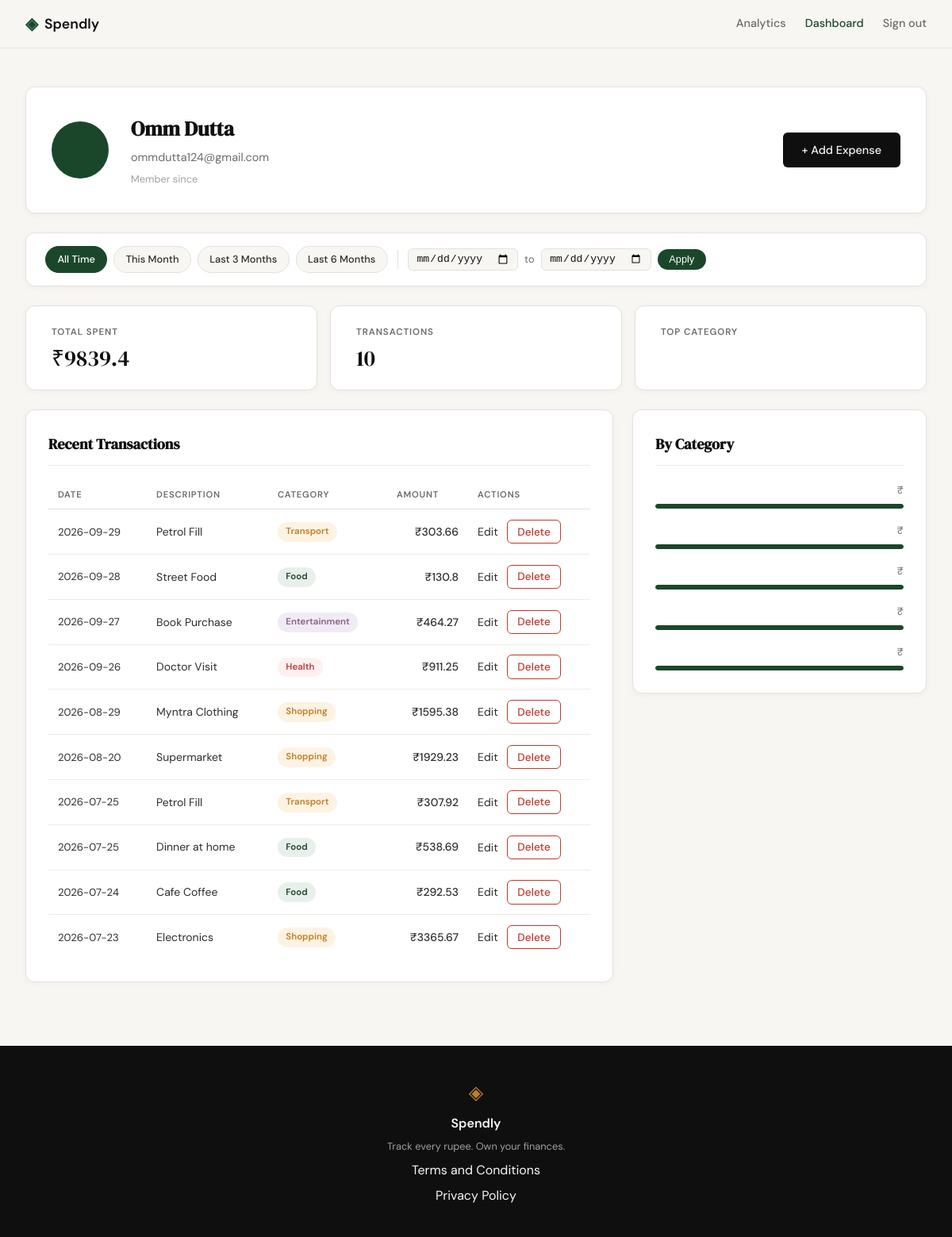
The app's page /profile (signed in), older data.
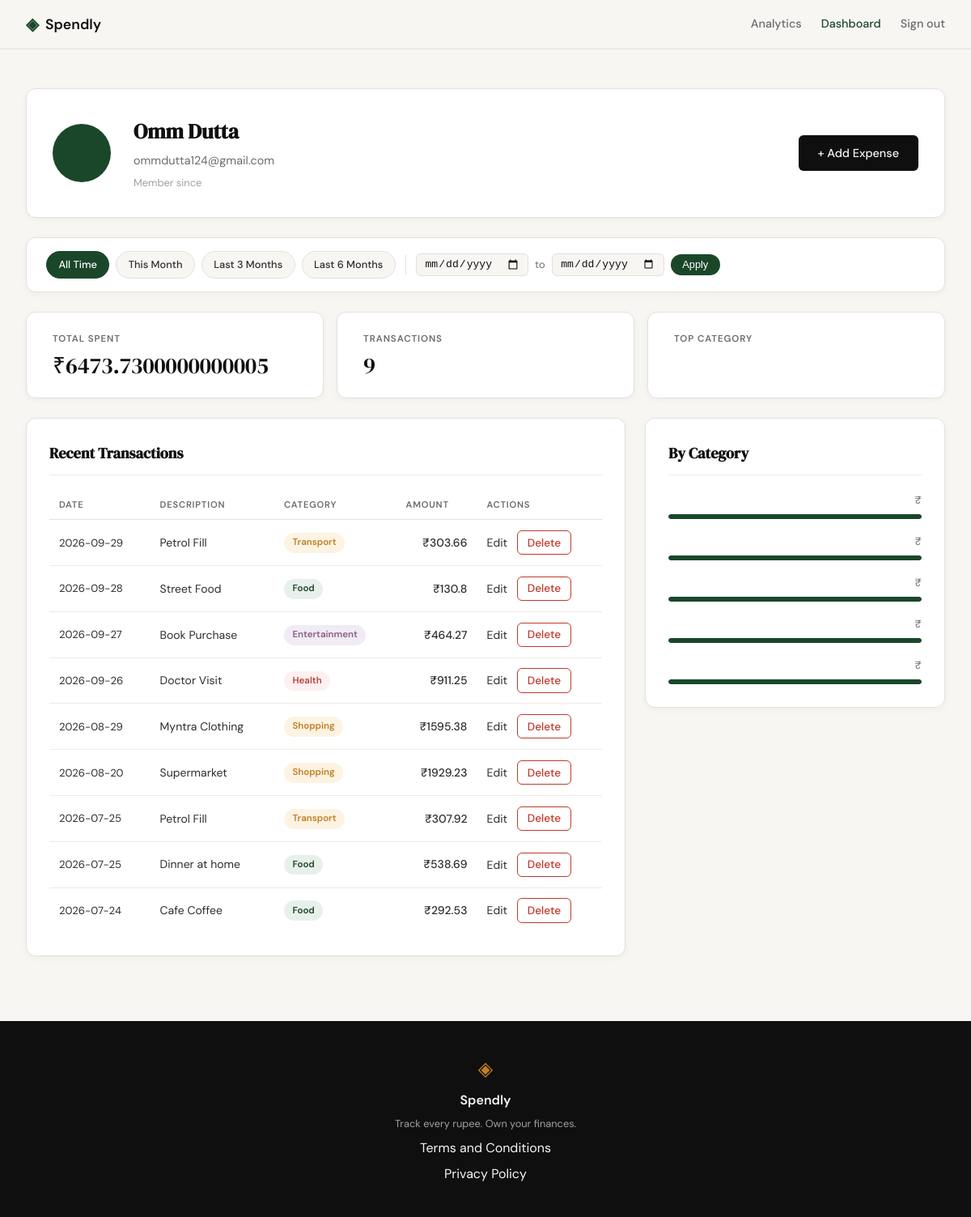
The same page, newer data.
### tables this page shows
CREATE TABLE users (
                id INTEGER PRIMARY KEY AUTOINCREMENT,
                name TEXT NOT NULL,
                email TEXT UNIQUE NOT NULL,
                password_hash TEXT NOT NULL,
                created_at TEXT DEFAULT (datetime('now'))
            );

CREATE TABLE expenses (
                id INTEGER PRIMARY KEY AUTOINCREMENT,
                user_id INTEGER NOT NULL,
                amount REAL NOT NULL,
                category TEXT NOT NULL,
                date TEXT NOT NULL,
                description TEXT,
                created_at TEXT DEFAULT (datetime('now')),
                FOREIGN KEY (user_id) REFERENCES users (id)
            );

### app.py (the view)
@app.route("/profile")
def profile():
    if not session.get("user_id"):
        return redirect(url_for("login"))
    uid = session["user_id"]
    today = date.today()
    date_from = _parse_date(request.args.get("date_from"))
    date_to = _parse_date(request.args.get("date_to"))
    if date_from and date_to and date_from > date_to:
        flash("Start date must be before end date.", "error")
        date_from = date_to = None
    today_str = today.isoformat()
    this_month_from = today.replace(day=1).isoformat()
    this_month_to = today.replace(
        day=calendar.monthrange(today.year, today.month)[1]
    ).isoformat()
    presets = {
        "this_month": {"date_from": this_month_from, "date_to": this_month_to},
        "last_3": {"date_from": _months_ago(today, 3), "date_to": today_str},
        "last_6": {"date_from": _months_ago(today, 6), "date_to": today_str},
    }
    return render_template(
        "profile.html",
        user=get_user_by_id(uid),
        stats=get_summary_stats(uid, date_from, date_to),
        expenses=get_recent_transactions(uid, date_from=date_from, date_to=date_to),
        categories=get_category_breakdown(uid, date_from, date_to),
        date_from=date_from,
        date_to=date_to,
        presets=presets,
    )

### app.py (called while the page is built)
def _parse_date(val):
    try:
        datetime.strptime(val, "%Y-%m-%d")
        return val
    except (ValueError, TypeError):
        return None

def _months_ago(today, n):
    m, y = today.month - n, today.year
    while m <= 0:
        m += 12
        y -= 1
    return date(y, m, 1).isoformat()

### database/db.py (called while the page is built)
def get_db():
    conn = sqlite3.connect(DB_PATH)
    conn.row_factory = sqlite3.Row
    conn.execute("PRAGMA foreign_keys = ON")
    return conn

### database/queries.py (called while the page is built)
def get_user_by_id(user_id):
    with get_db() as conn:
        return conn.execute("SELECT * FROM users WHERE id = ?", (user_id,)).fetchone()

def get_summary_stats(user_id, date_from=None, date_to=None):
    query = "SELECT SUM(amount) as total, COUNT(*) as count FROM expenses WHERE user_id = ?"
    params = [user_id]
    if date_from:
        query += " AND date >= ?"
        params.append(date_from)
    if date_to:
        query += " AND date <= ?"
        params.append(date_to)
    with get_db() as conn:
        return conn.execute(query, params).fetchone()

def get_recent_transactions(user_id, date_from=None, date_to=None):
    query = "SELECT * FROM expenses WHERE user_id = ? ORDER BY date DESC"
    params = [user_id]
    if date_from:
        query += " AND date >= ?"
        params.append(date_from)
    if date_to:
        query += " AND date <= ?"
        params.append(date_to)
    sql = "SELECT * FROM expenses WHERE user_id = ?"
    params = [user_id]
    if date_from:
        sql += " AND date >= ?"
        params.append(date_from)
    if date_to:
        sql += " AND date <= ?"
        params.append(date_to)
    sql += " ORDER BY date DESC"
    with get_db() as conn:
        return conn.execute(sql, params).fetchall()

def get_category_breakdown(user_id, date_from=None, date_to=None):
    sql = "SELECT category, SUM(amount) as total FROM expenses WHERE user_id = ?"
    params = [user_id]
    if date_from:
        sql += " AND date >= ?"
        params.append(date_from)
    if date_to:
        sql += " AND date <= ?"
        params.append(date_to)
    sql += " GROUP BY category"
    with get_db() as conn:
        return conn.execute(sql, params).fetchall()

### templates/profile.html (shortened to what this page needs)
{% extends "base.html" %}
{% block head %}
<link rel="stylesheet" href="{{ url_for('static', filename='css/profile.css') }}">
{% endblock %}
{% block content %}
<div class="profile-page">
    <div class="profile-inner">
        <div class="profile-header-card">
            <div class="profile-avatar">{{ user.initials }}</div>
            <div class="profile-info">
                <h1 class="profile-name">{{ user.name }}</h1>
                <p class="profile-email">{{ user.email }}</p>
                <p class="profile-since">Member since {{ user.member_since }}</p>
            </div>
            <a href="{{ url_for('add_expense') }}" class="btn-primary profile-add-btn">+ Add Expense</a>
        </div>
        <div class="filter-bar">
            <div class="filter-presets">
                <a href="{{ url_for('profile') }}"
                   class="filter-preset-btn{% if not date_from and not date_to %} filter-preset-btn--active{% endif %}">
                    All Time
                </a>
                <a href="{{ url_for('profile', date_from=presets.this_month.date_from, date_to=presets.this_month.date_to) }}"
                   class="filter-preset-btn{% if date_from == presets.this_month.date_from and date_to == presets.this_month.date_to %} filter-preset-btn--active{% endif %}">
                    This Month
                </a>
                <a href="{{ url_for('profile', date_from=presets.last_3.date_from, date_to=presets.last_3.date_to) }}"
                   class="filter-preset-btn{% if date_from == presets.last_3.date_from and date_to == presets.last_3.date_to %} filter-preset-btn--active{% endif %}">
                    Last 3 Months
                </a>
                <a href="{{ url_for('profile', date_from=presets.last_6.date_from, date_to=presets.last_6.date_to) }}"
                   class="filter-preset-btn{% if date_from == presets.last_6.date_from and date_to == presets.last_6.date_to %} filter-preset-btn--active{% endif %}">
                    Last 6 Months
                </a>
            </div>
            <form class="filter-form" method="GET" action="{{ url_for('profile') }}">
                <input type="date" name="date_from" class="filter-date-input"
                       value="{{ date_from or '' }}">
                <span class="filter-to-label">to</span>
                <input type="date" name="date_to" class="filter-date-input"
                       value="{{ date_to or '' }}">
                <button type="submit" class="filter-apply-btn">Apply</button>
            </form>
        </div>
        <div class="profile-stats">
            <div class="stat-card">
                <span class="stat-label">Total Spent</span>
                <span class="stat-value">₹{{ stats.total }}</span>
            </div>
            <div class="stat-card">
                <span class="stat-label">Transactions</span>
                <span class="stat-value">{{ stats.count }}</span>
            </div>
            <div class="stat-card">
                <span class="stat-label">Top Category</span>
            </div>
        </div>
        <div class="profile-grid">
            <div class="profile-section">
                <div class="section-title-row">
                    <h2 class="section-title">Recent Transactions</h2>
                </div>
                <div class="tx-table-wrapper">
                    <table class="tx-table">
                        <thead>
                            <tr>
                                <th>Date</th>
                                <th>Description</th>
                                <th>Category</th>
                                <th class="tx-amount-col">Amount</th>
                                <th>Actions</th>
                            </tr>
                        </thead>
                        <tbody>
                            {% for tx in expenses %}
                            <tr>
                                <td class="tx-date">{{ tx.date }}</td>
                                <td class="tx-desc">{{ tx.description }}</td>
                                <td>
                                    <span class="cat-badge cat-badge--{{ tx.category | lower }}">
                                        {{ tx.category }}
                                    </span>
                                </td>
                                <td class="tx-amount">₹{{ tx.amount }}</td>
                                <td class="tx-actions">
                                    <a href="{{ url_for('edit_expense', id=tx.id) }}" class="tx-edit-link">Edit</a>
                                    <form method="POST" action="{{ url_for('delete_expense', id=tx.id) }}"
                                          style="display:inline"
                                          onsubmit="return confirm('Delete this expense?')">
                                        <button type="submit" class="btn-delete">Delete</button>
                                    </form>
                                </td>
                            </tr>
                            {% endfor %}
                        </tbody>
                    </table>
                </div>
            </div>
            <div class="profile-section">
                <h2 class="section-title">By Category</h2>
                <div class="category-list">
                    {% for cat in categories %}
                    <div class="cat-row">
                        <div class="cat-row-header">
                            <span class="cat-row-amount">₹{{ cat.amount }}</span>
                        </div>
                        <div class="cat-bar-track">
                            <div class="cat-bar cat-bar--{{ cat.name | lower }}"
                                 style="width: {{ cat.percent }}%"></div>
                        </div>
                    </div>
                    {% endfor %}
                </div>
            </div>
        </div>
    </div>
</div>
{% endblock %}

### templates/base.html (shortened to what this page needs)
<!DOCTYPE html>
<html lang="en">
<head>
    <link rel="stylesheet" href="{{ url_for('static', filename='css/style.css') }}">
    {% block head %}{% endblock %}
</head>
<body>
    <nav class="navbar">
        <div class="nav-inner">
            <a href="{{ url_for('landing') }}" class="nav-brand">
                <span class="brand-icon">◈</span>
                <span class="brand-name">Spendly</span>
            </a>
            <div class="nav-links">
                {% if session.user_id %}
                <a href="{{ url_for('analytics') }}" class="{{ 'nav-link-active' if request.endpoint == 'analytics' else '' }}">Analytics</a>
                <a href="{{ url_for('profile') }}" class="{{ 'nav-link-active' if request.endpoint == 'profile' else '' }}">Dashboard</a>
                <a href="{{ url_for('logout') }}">Sign out</a>
                {% else %}
                <a href="{{ url_for('login') }}">Sign in</a>
                <a href="{{ url_for('register') }}" class="nav-cta">Get started</a>
                {% endif %}
            </div>
        </div>
    </nav>
    <main class="main-content">
        {% block content %}{% endblock %}
    </main>
    <footer class="footer">
        <div class="footer-inner">
            <span class="brand-icon">◈</span>
            <span class="footer-name">Spendly</span>
            <p class="footer-copy">Track every rupee. Own your finances.</p>
            <a href="/terms">Terms and Conditions</a>
            <a href="/privacy">Privacy Policy</a>
        </div>
    </footer>
</body>
</html>

### static/css/style.css (style rules this page uses)
:root { --ink: #0f0f0f; --ink-soft: #2d2d2d; --ink-muted: #6b6b6b; --ink-faint: #a0a0a0; --paper: #f7f6f3; --paper-warm: #f0ede6; --paper-card: #ffffff; --accent: #1a472a; --accent-light: #e8f0eb; --accent-2: #c17f24; --accent-2-light: #fdf3e3; --danger: #c0392b; --danger-light: #fdecea; --border: #e4e1da; --border-soft: #eeebe4; --font-display: 'DM Serif Display', Georgia, serif; --font-body: 'DM Sans', system-ui, sans-serif; --max-width: 1200px; --auth-width: 440px; --radius-sm: 6px; --radius-md: 12px; --radius-lg: 20px; }
*, *::before, *::after { box-sizing: border-box; margin: 0; padding: 0; }
html { font-size: 16px; scroll-behavior: smooth; }
body { background: var(--paper); color: var(--ink); font-family: var(--font-body); font-size: 1rem; line-height: 1.6; -webkit-font-smoothing: antialiased; }
a { color: inherit; text-decoration: none; }
.navbar { position: sticky; top: 0; z-index: 100; background: var(--paper); border-bottom: 1px solid var(--border); padding: 0 2rem; }
.nav-inner { max-width: var(--max-width); margin: 0 auto; height: 60px; display: flex; align-items: center; justify-content: space-between; }
.nav-brand { display: flex; align-items: center; gap: 0.5rem; font-family: var(--font-body); font-weight: 600; font-size: 1.1rem; color: var(--ink); }
.brand-icon { color: var(--accent); font-size: 1.3rem; }
.brand-name { color: var(--ink); }
.nav-links { display: flex; align-items: center; gap: 1.5rem; font-size: 0.9rem; font-weight: 500; }
.nav-links a { color: var(--ink-muted); transition: color 0.2s; }
.nav-link-active { color: var(--accent) !important; font-weight: 500; }
.main-content { min-height: calc(100vh - 60px - 100px); }
.btn-primary { display: inline-block; background: var(--ink); color: var(--paper); padding: 0.65rem 1.5rem; border-radius: var(--radius-sm); font-family: var(--font-body); font-size: 0.9rem; font-weight: 500; cursor: pointer; border: none; transition: background 0.2s; text-decoration: none; }
.btn-delete { display: inline-block; background: transparent; color: var(--danger); border: 1px solid var(--danger); padding: 0.35rem 0.75rem; border-radius: var(--radius-sm); font-family: var(--font-body); font-size: 0.85rem; font-weight: 500; cursor: pointer; margin-left: 0.5rem; transition: background 0.2s; }
.footer { background: var(--ink); color: var(--paper); padding: 2.5rem 2rem; text-align: center; }
.footer-inner { display: flex; flex-direction: column; align-items: center; gap: 0.4rem; }
.footer .brand-icon { color: var(--accent-2); font-size: 1.5rem; }
.footer-name { font-weight: 600; font-size: 1rem; }
.footer-copy { font-size: 0.8rem; color: var(--ink-faint); }

Row changes from the older to the newer data that the page shows:
removed expenses: date "2026-07-23", description "Electronics", category "Shopping", amount "3365.67"
Text that changed along with them:
{{ stats.total }}: "9839.4" → "6473.7300000000005"
{{ stats.count }}: "10" → "9"
